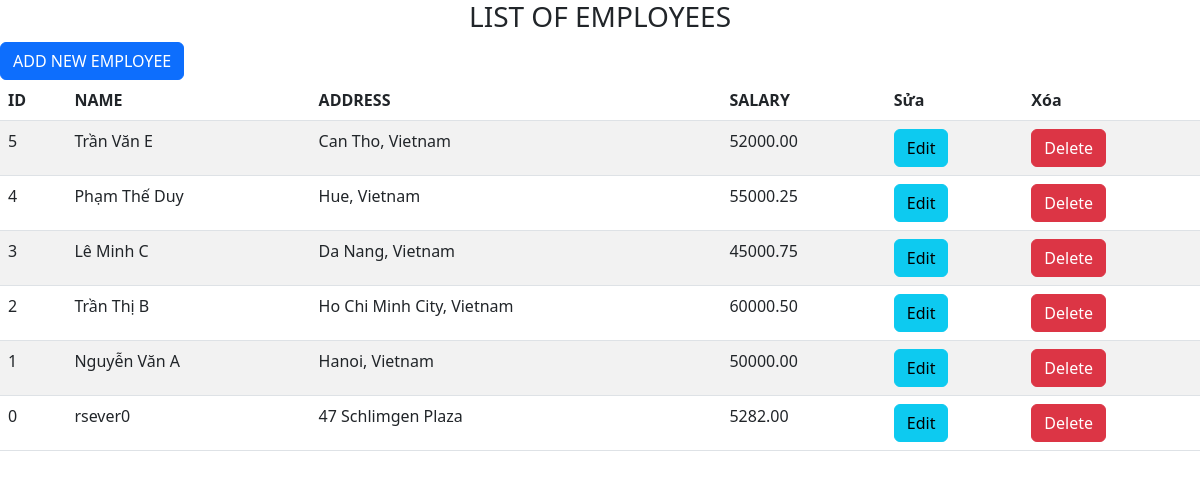
The page / on the database its author committed.
### tables this page shows
CREATE TABLE `employees` (
  `id` int(11) NOT NULL,
  `name` varchar(100) DEFAULT NULL,
  `address` varchar(200) DEFAULT NULL,
  `salary` decimal(10,2) DEFAULT NULL
);

### app/controllers/EmployeeController.php (called while the page is built, shortened)
<?php
    class EmployeeController{
        public function index(){
            $employeeService = new EmployeeService();
            $employees = $employeeService->getAllEmloyees();
            include APP_ROOT."/app/views/employee/index.php";
        }
    }
?>

### app/services/EmployeeService.php (called while the page is built, shortened)
<?php
class EmployeeService{
    public function getConn(){
        $dbConnection = new DBConnection();
        $conn = $dbConnection->getConnection();
        return $conn;
    }
    public function getAllEmloyees(){
        $conn = $this->getConn();
        $sql = "SELECT id , name , address , salary  FROM employees ORDER BY id DESC";
        $stmt = $conn->query($sql);
        $employees = [];
        while($row = $stmt->fetch()){
            $employee = new Employee(
                $row[0],
                $row[1],
                $row[2],
                $row[3],
            );
            $employees[] = $employee;
        }
        return $employees;
    }
}
?>

### app/models/Employee.php (called while the page is built, shortened)
<?php
class Employee{
    private $id;
    private $name;
    private $address;
    private $salary;
    public function __construct($id , $name , $address , $salary){
        $this->id = $id;
        $this->name = $name;
        $this->address = $address;
        $this->salary = $salary;
    }
    public function getId()
    {
        return $this->id;
    }
    public function getName()
    {
        return $this->name;
    }
    public function getAddress()
    {
        return $this->address;
    }
    public function getSalary()
    {
        return $this->salary;
    }
}
?>

### app/views/employee/index.php (the view, shortened to what this page needs)
<!DOCTYPE html>
<html lang="en">
<head>
    <link href="https://cdn.jsdelivr.net/npm/bootstrap@5.3.0-alpha3/dist/css/bootstrap.min.css" rel="stylesheet"
>
</head>
<body>
    <h3 class="text-center">LIST OF EMPLOYEES</h3>
    <a class="btn btn-primary" href="<?=DOMAIN."/public/index.php?action=add" ?>">ADD NEW EMPLOYEE</a>
    <table class="table table-bodered table-striped">
        <thead>
            <tr>
                <th>ID</th>
                <th>NAME</th>
                <th>ADDRESS</th>
                <th>SALARY</th>
                <th>Sửa</th>
                <th>Xóa</th>
            </tr>
        </thead>
        <tbody>
            <?php
            foreach ($employees as $employee) {
            ?>
            <tr>
                <td><?= $employee->getId() ?></td>
                <td><?= $employee->getName() ?></td>
                <td><?= $employee->getAddress() ?></td>
                <td><?= $employee->getSalary() ?></td>
                <td>
                    <a href="<?=DOMAIN."/public/index.php?action=edit&id=".$employee->getId()?>"
                        class="btn btn-info">Edit</a>
                </td>
                <td>
                    <a href="<?=DOMAIN."/public/index.php?action=delete&id=".$employee->getId()?>"
                        class="btn btn-danger">Delete</a>
                </td>
            </tr>
            <?php
            }
            ?>
        </tbody>
    </table>
</body>
</html>

### public/index.php (shortened to what this page needs)
<?php
    $controller = isset($_GET['controller']) ? $_GET['controller'] : "employee";
    $action = isset($_GET['action']) ? $_GET['action'] : "index";
    switch($controller){
        case "employee":
            require_once APP."/app/controllers/EmployeeController.php";
            require_once APP."/app/services/EmployeeService.php";
            require_once APP."/app/models/Employee.php";
            $employeeController = new EmployeeController();
            switch($action){
                case "index":
                    $employeeController->index();
                    break;
            }
            break;
    }
?>

### rows shown on the page
employees: id "5", name "Trần Văn E", address "Can Tho, Vietnam", salary "52000.00"
employees: id "4", name "Phạm Thế Duy", address "Hue, Vietnam", salary "55000.25"
employees: id "3", name "Lê Minh C", address "Da Nang, Vietnam", salary "45000.75"
employees: id "2", name "Trần Thị B", address "Ho Chi Minh City, Vietnam", salary "60000.50"
employees: id "1", name "Nguyễn Văn A", address "Hanoi, Vietnam", salary "50000.00"
employees: id "0", name "rsever0", address "47 Schlimgen Plaza", salary "5282.00"
